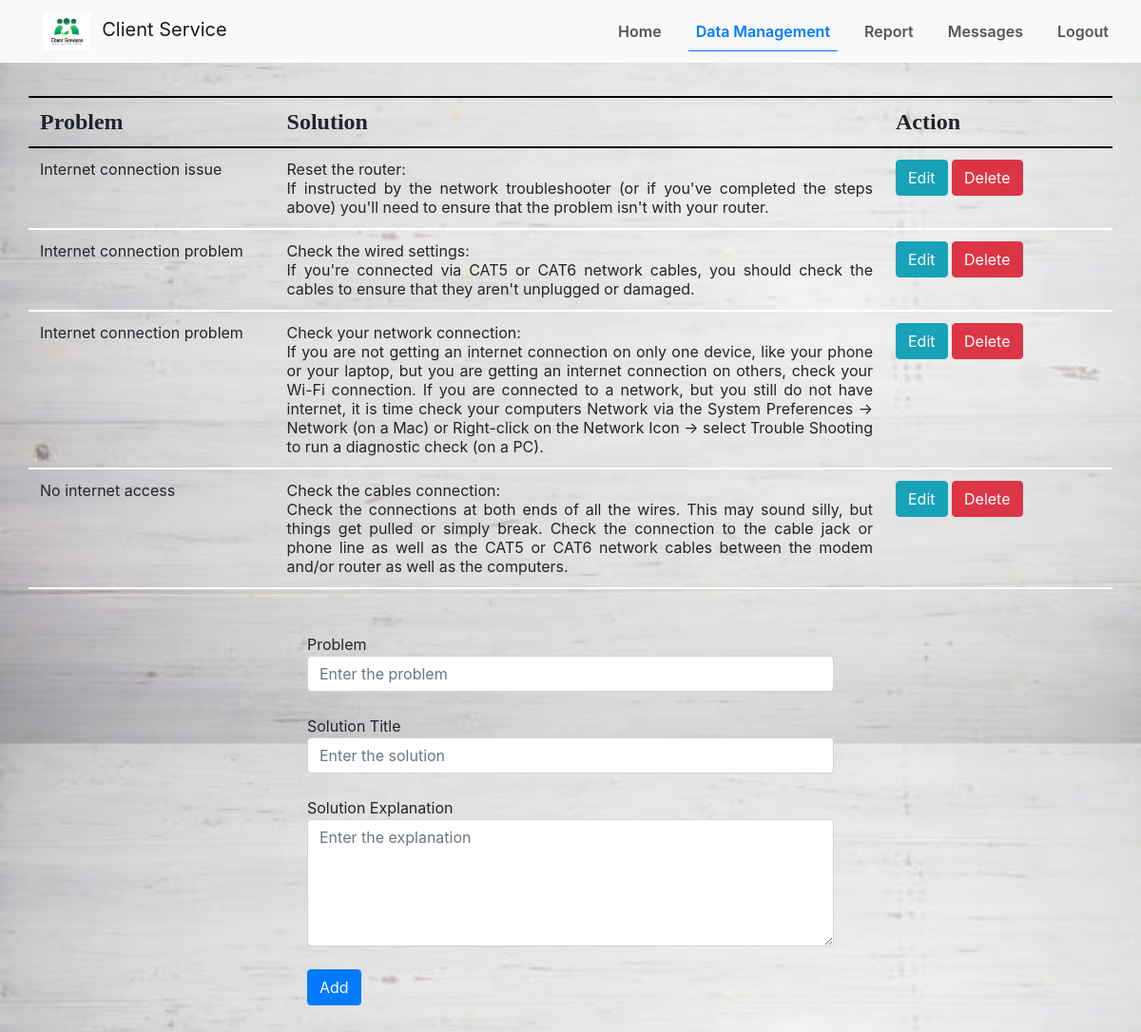
Screenshot of /datamanagement.php with the database file from the repository.
### tables this page shows
CREATE TABLE `solution` (
  `s_id` int(20) NOT NULL,
  `p_title` varchar(256) NOT NULL,
  `s_text` text NOT NULL,
  `s_text1` text NOT NULL
);

### process.php (called while the page is built, shortened)
<?php
$update = false;
$problem = '';
$solution = '';

### datamanagement.php (the view, shortened to what this page needs)
<head>
<link rel="stylesheet" href="css/dm.css?v=<?php echo time();?>">
<link rel="stylesheet" href="https://stackpath.bootstrapcdn.com/bootstrap/4.5.0/css/bootstrap.min.css">
<link rel="stylesheet" href="https://stackpath.bootstrapcdn.com/font-awesome/4.7.0/css/font-awesome.min.css">
</head>
<section id="nav-bar">
    <nav class="navbar navbar-expand-lg navbar-light bg-light">
        <a class="navbar-brand" href="#"><img src="img/clientservice.jpg">&nbsp;&nbsp;Client Service</a>
        <div class="collapse navbar-collapse" id="navbarNav">
          <ul class="navbar-nav ml-auto">
            <li class="nav-item active">
              <a class="nav-link" href="admin.php">Home</a>
            </li>
            <li class="nav-item">
              <a class="menu-active" href="datamanagement.php">Data Management</a>
            </li>
            <li class="nav-item">
              <a class="nav-link" href="report.php">Report</a>
            </li>
            <li class="nav-item">
              <a class="nav-link" href="message.php">Messages</a>
            </li>
            <li class="nav-item">
              <a class="nav-link" href="logout.php">Logout</a>
            </li>
          </ul>
        </div>
      </nav>
</section>
<body style="background:url(img/background.jpg);background-size:100%">
<?php require_once 'process.php'; ?>
<div class="container">
<?php
    $con = mysqli_connect("localhost","root","","dbphpsearch") or die(mysqli_error($con));
    $result = $con->query("SELECT * FROM solution ORDER BY p_title") or die($con->error);
?>
<div class="row justify-content-center">
    <table class="table">
        <thead>
            <tr>
                <th>Problem</th>
                <th>Solution</th>
                <th colspan="2">Action</th>
            </tr>
        </thead>
<?php
            while($row = $result->fetch_assoc()): ?>
                <tr>
                    <td><?php echo $row['p_title']; ?></td>
                    <td><?php echo $row['s_text']; ?><br><?php echo $row['s_text1']; ?></td>
                    <td>
                        <a href="datamanagement.php?edit=<?php echo $row['s_id']; ?>"
                        class="btn btn-info">Edit</a>
                        <a href="process.php?delete=<?php echo $row['s_id']; ?>"
                        class="btn btn-danger">Delete</a>
                    </td>
                </tr>
            <?php endwhile; ?>
    </table>
</div>
<div class="row justify-content-center">
    <form action="process.php" method="POST">
        <lable>Problem</lable>
        <div>
        <input type="text" name="problem" required class="form-control"
               value="<?php echo $problem; ?>" placeholder="Enter the problem">
        <div><br>
        <lable>Solution Title</lable>
        <div>
        <input type="text" name="solution" required class="form-control"
               value="<?php echo $solution; ?>" placeholder="Enter the solution">
        <div><br>
        <lable>Solution Explanation</lable>
        <div>
        <textarea class="form-control" rows="5" cols="50" name="solution1" required placeholder="Enter the explanation"><?php echo $solution1; ?></textarea>
        <?php
        if ($update == true):
        ?>
            <div><br>
            <button type="submit" class="btn btn-primary" name="update">Update</button>
        <?php else: ?>
            <div><br>
            <button type="submit" class="btn btn-primary" name="add">Add</button>
        <?php endif; ?>
    </form>
</div>
</div>
</body>

### css/dm.css (style rules this page uses)
#nav-bar { position: sticky; top: 0; z-index: 10; }
.navbar-brand img { height: 40px; padding-left: 30px; }
.navbar-nav li { padding: 0 10px; }
.navbar-nav li a { float: right; text-align: left; }
.navbar { background: #fff; }
.nav-link { color: #555!important; font-weight: 600; font-size: 16px; }
.menu-active { color: #007bff!important; font-weight: 600; font-size: 16px; padding: 8px 8px; border-bottom: 1px solid #007bff; }
th { font-family: 'Times New Roman'; font-size: 24px; }
.table { margin: 35px 0; border-bottom: 2px solid; }
.table thead tr th { padding-right: 160px; border-top: 2px solid black; border-bottom: 2px solid black; }
.table, th, td { text-align: justify; border-bottom: 2px solid white; }
.row { margin-bottom: 30px; }

### rows the page displays
solution: p_title "Internet connection issue", s_text "Reset the router:", s_text1 "If instructed by the network troubleshooter (or if you've completed the steps above) you'll need to ensure that the problem isn't with your router."
solution: p_title "Internet connection problem", s_text "Check the wired settings:", s_text1 "If you're connected via CAT5 or CAT6 network cables, you should check the cables to ensure that they aren't unplugged or damaged."
solution: p_title "Internet connection problem", s_text "Check your network connection:", s_text1 "If you are not getting an internet connection on only one device, like your phone or your laptop, but you are getting an internet connection on others, check your Wi-Fi connection. If you are connected to a network, but you still do not have internet, it is time check your computers Network via the System Preferences -> Network (on a Mac) or Right-click on the Network Icon -> select Trouble Shooting to run a diagnostic check (on a PC)."
solution: p_title "No internet access", s_text "Check the cables connection:", s_text1 "Check the connections at both ends of all the wires. This may sound silly, but things get pulled or simply break. Check the connection to the cable jack or phone line as well as the CAT5 or CAT6 network cables between the modem and/or router as well as the computers."
